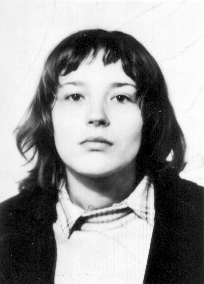
#> input picture images/natasha.png, 204 x 284 px
$ python edge_detection.py
#> lines starting #> are read from the running program, lines starting #| are printed output that depends on the picture
import numpy as np
import cv2 # openCV Python interface
import math


def prewitt_filter(image):
    """Implementation of the Prewitt-filter

        It convolves 2 kernels on the image to appriximate the gradient in
        the horizontal and vertical direction, and then returns the gradient
        magnitude and orientation of the gradient normal to detect edges on the image"""

    offset = 1
    height, width = image.shape

    prewitt_mtx = 1./3. * np.array([[-1, 0, 1]] * 3)

    #vectorize for faster computation
    prewitt_horizontal = prewitt_mtx.ravel()
    prewitt_vertical = prewitt_mtx.T.ravel()

    grad_x = np.zeros(image.shape)
    grad_y = np.zeros(image.shape)
    for i in range(offset, height-offset):
        for j in range(offset, width-offset):
            box = image[i-offset:i+offset+1, j-offset:j+offset+1]
            flattened_box = box.ravel()

            # dot product with the flattened version
            grad_x[i, j] = flattened_box.dot(prewitt_horizontal)
            grad_y[i, j] = flattened_box.dot(prewitt_vertical)

    grad_magnitude = np.sqrt(np.square(grad_x) + np.square(grad_y))

    grad_orientation = np.arctan(grad_x/grad_y)

    #  cutting the offset
    return grad_magnitude[offset:-offset, offset:-offset], grad_orientation[offset:-offset, offset:-offset]


def get_gradient_dir(x):
    """ Get gradient direction as array index shifts"""
    if x > 3/8 * np.pi:
        return 0, 1
    elif x > 1/8 * np.pi:
        return 1, 1
    elif x > -1/8 * np.pi:
        return 1, 0
    elif x > -3/8 * np.pi:
        return 1, -1
    else:
        return 0, 1


def non_maxima_supression(image, grad_magnitude, grad_orientation):
    """Implementation of Non-Maxima Supression

        To make wide edges thinner, this algorithm checks if the gradient
        magnitude is a local maxima compared to its neighbours along the
        gradient direction. If not, it sets them to zero. The result is an
        image with thin edges."""
    grad_magnitude = np.pad(grad_magnitude, ((1, 1), (1, 1)))
    grad_orientation = np.pad(grad_orientation, ((1, 1), (1, 1)))

    offset = 1
    height, width = image.shape
    for i in range(offset, height-offset):
        for j in range(offset, width-offset):
            x_dir, y_dir = get_gradient_dir(grad_orientation[i, j])
            curr_grad = grad_magnitude[i, j]

            #set to 0 where intensity is not local maxima
            if grad_magnitude[i+x_dir, j+y_dir] > curr_grad or grad_magnitude[i-x_dir, j-y_dir] > curr_grad:
                grad_magnitude[i, j] = 0
    return grad_magnitude


im = cv2.imread("images/natasha.png", cv2.IMREAD_GRAYSCALE)
#> im is the input picture: shape (284, 204); min 0, max 255, mean 152.8
grad_magnitude, grad_orientation= prewitt_filter(im)
#> after the loop in prewitt_filter, `for i in range(offset, height-offset):`:
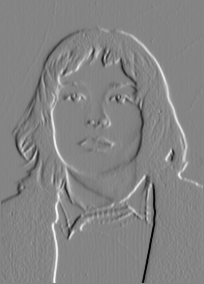
#> grad_x: shape (284, 204) float64; min -199, max 184, mean 0; drawn with min black and max white
#> after the loop in prewitt_filter, `for i in range(offset, height-offset):`:
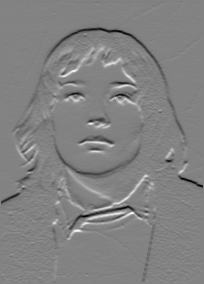
#> grad_y: shape (284, 204) float64; min -180.3, max 171, mean -0.9; drawn with min black and max white
#> in prewitt_filter, `grad_magnitude = np.sqrt(np.square(grad_x) + np.square(grad_y))`:
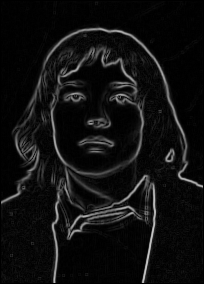
#> grad_magnitude: shape (284, 204) float64; min 0, max 202.3, mean 16.5
#> in prewitt_filter, `grad_orientation = np.arctan(grad_x/grad_y)`:
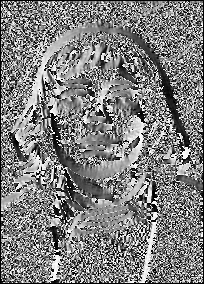
#> grad_orientation: shape (284, 204) float64; 1.72% of the values are NaN or infinite; the others: min -1.57, max 1.57, mean 0.0298; drawn with min black, max white, NaN and infinite black
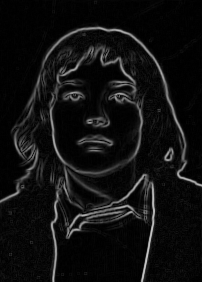
#> grad_magnitude: shape (282, 202) float64; min 0, max 202.3, mean 16.7
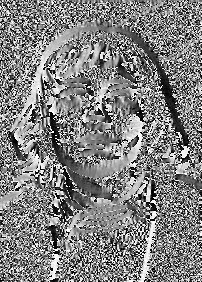
#> grad_orientation: shape (282, 202) float64; 0.04% of the values are NaN or infinite; the others: min -1.57, max 1.57, mean 0.0298; drawn with min black, max white, NaN and infinite black

supressed_edges = non_maxima_supression(im, grad_magnitude, grad_orientation)
#> after the loop in non_maxima_supression, `for i in range(offset, height-offset):`:
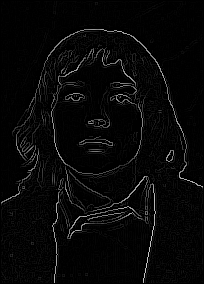
#> grad_magnitude: shape (284, 204) float64; min 0, max 202.3, mean 8.1

cv2.imshow("Original Image", im)
cv2.waitKey(0)
cv2.imshow("Perwitt result", grad_magnitude.astype(np.uint8))
cv2.waitKey(0)
cv2.imshow("Non-maxima supression result", supressed_edges.astype(np.uint8))
cv2.waitKey(0)
cv2.destroyAllWindows()
